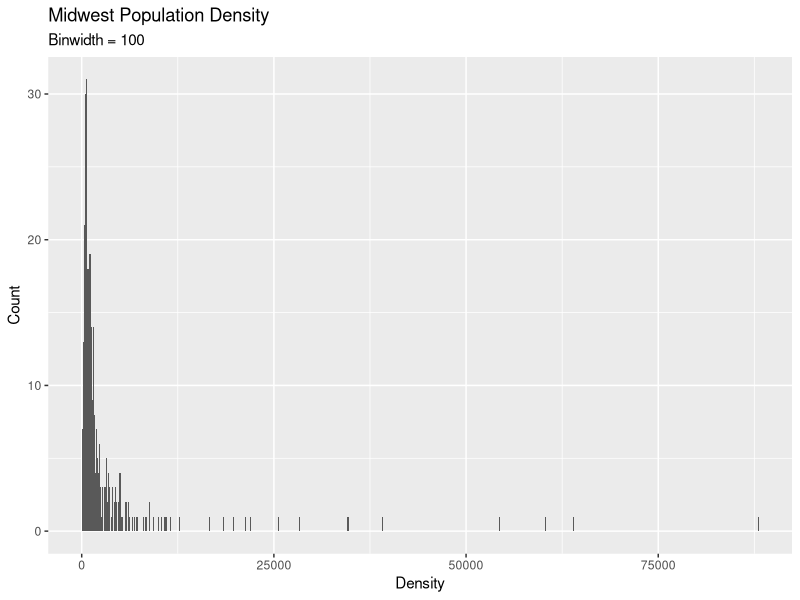
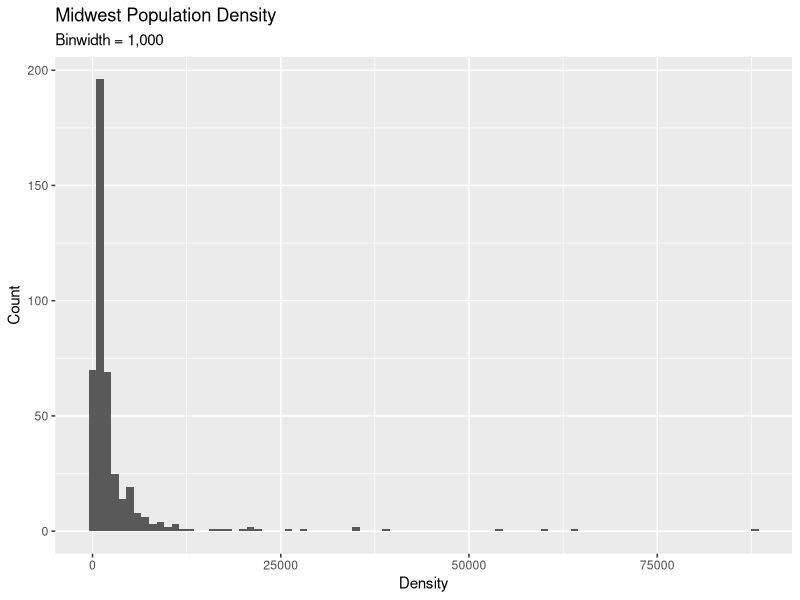
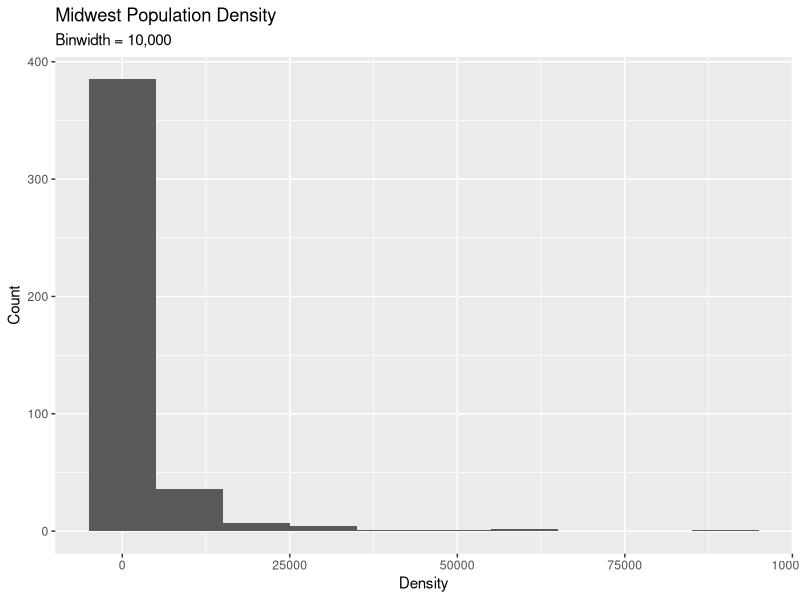
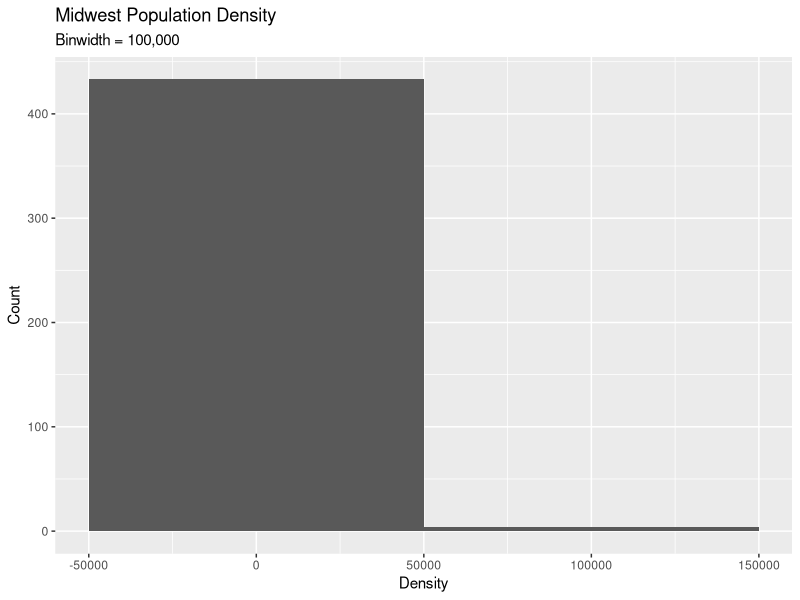
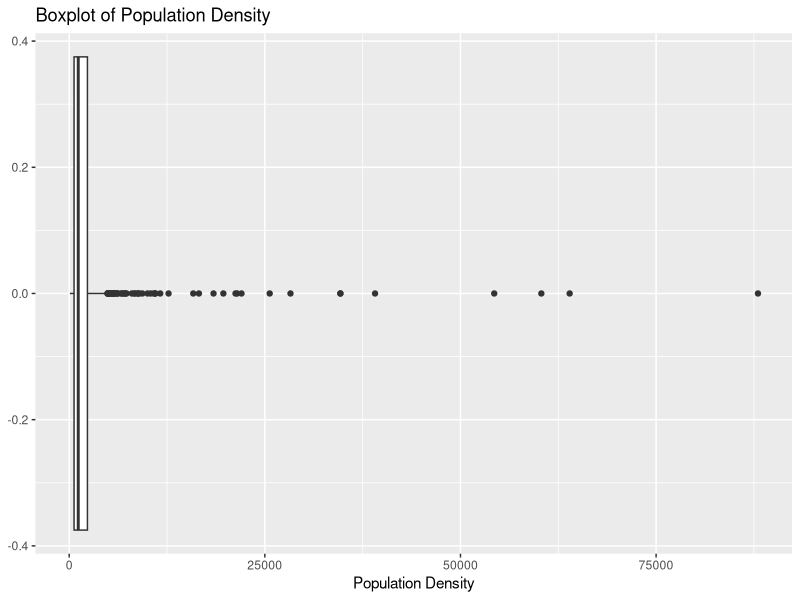
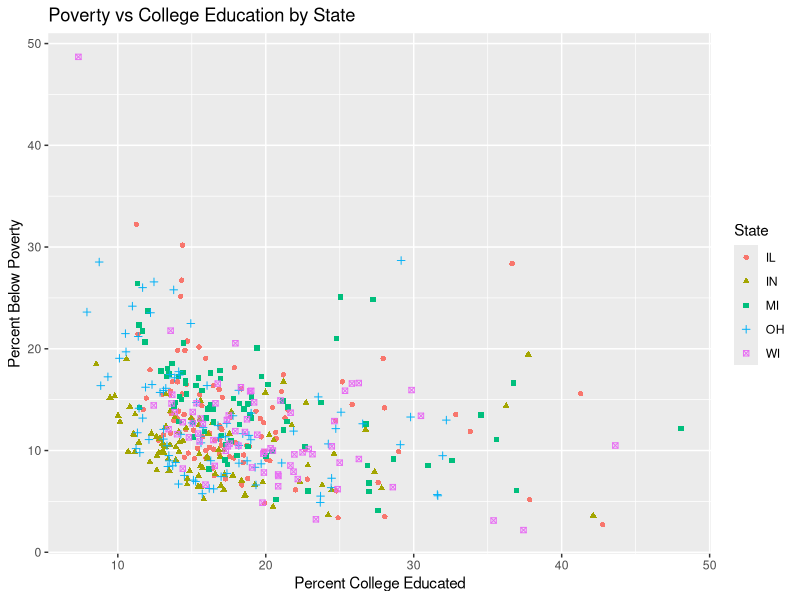
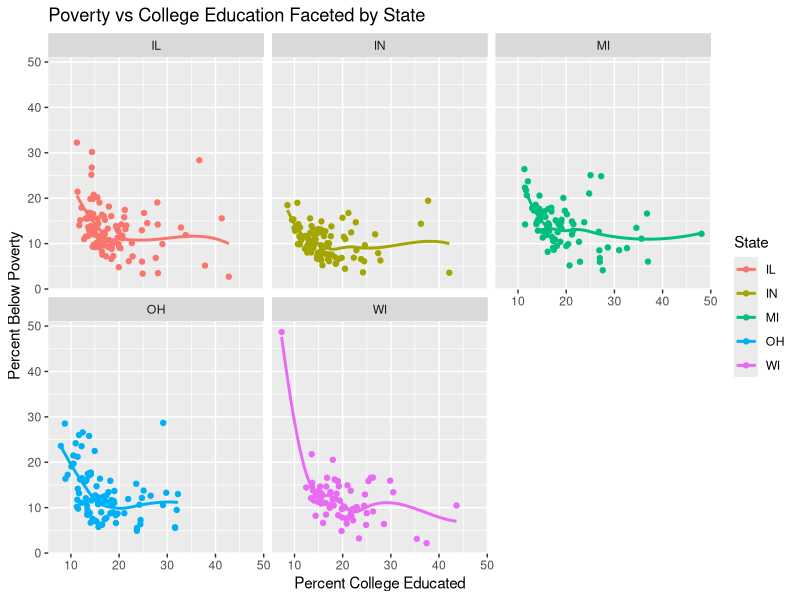
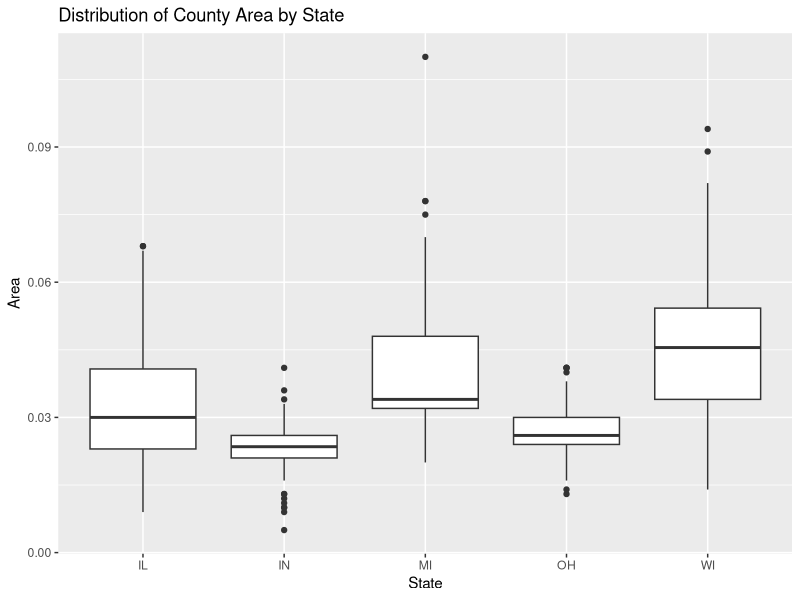

Write the R code that produced these figures, in order.
## ---- chunk 1
library(tidyverse)
## ---- chunk 2


## ---- chunk 3

ggplot(midwest, aes(x = popdensity)) +
  geom_histogram(binwidth = 100) +
  labs(title = "Midwest Population Density", subtitle = "Binwidth = 100", 
       x = "Density", y = "Count")


ggplot(midwest, aes(x = popdensity)) +
  geom_histogram(binwidth = 1000) +
  labs(title = "Midwest Population Density", subtitle = "Binwidth = 1,000", 
       x = "Density", y = "Count")


ggplot(midwest, aes(x = popdensity)) +
  geom_histogram(binwidth = 10000) +
  labs(title = "Midwest Population Density", subtitle = "Binwidth = 10,000", 
       x = "Density", y = "Count")


ggplot(midwest, aes(x = popdensity)) +
  geom_histogram(binwidth = 100000) +
  labs(title = "Midwest Population Density", subtitle = "Binwidth = 100,000", 
       x = "Density", y = "Count")

## ---- chunk 4
ggplot(midwest, aes(x = popdensity)) +
  geom_boxplot() +
  labs(title = "Boxplot of Population Density", x = "Population Density")
midwest |> 
  arrange(desc(popdensity)) |> 
  select(county, state, popdensity)
## ---- chunk 5
ggplot(midwest, aes(x = percollege, y = percbelowpoverty, color = state, shape = state)) +
  geom_point() +
  labs(title = "Poverty vs College Education by State",
       x = "Percent College Educated",
       y = "Percent Below Poverty",
       color = "State", shape = "State")

midwest |> 
  select(county, state, percbelowpoverty, percollege) |> 
  arrange(desc(percbelowpoverty))
## ---- chunk 6
ggplot(midwest, aes(x = percollege, y = percbelowpoverty, color = state)) +
  geom_point() +
  geom_smooth(se = FALSE) +
  facet_wrap(~ state) +
  labs(title = "Poverty vs College Education Faceted by State",
       x = "Percent College Educated",
       y = "Percent Below Poverty",
       color = "State")
## ---- chunk 7
ggplot(midwest, aes(x = state, y = area)) +
  geom_boxplot() +
  labs(title = "Distribution of County Area by State",
       x = "State", y = "Area")

midwest |> 
  select(county, state, area) |> 
  arrange(desc(area))
## ---- chunk 8
# Create the new variable
midwest <- midwest |>
  mutate(metro = if_else(inmetro == 1, "Yes", "No"))

# Plot the data
ggplot(midwest, aes(x = state, fill = metro)) +
  geom_bar(position = "fill") +
  labs(title = "Proportion of Metro Counties by State",
       x = "State", y = "Proportion", fill = "Metro Area")
